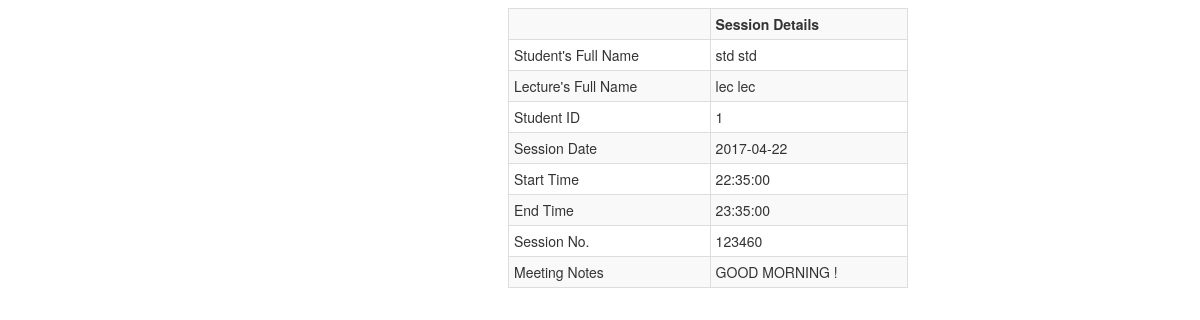
The app's page /lastStdSession.php (signed in) with its own data.
### tables this page shows
CREATE TABLE `sessions` (
  `StudentId` int(10) NOT NULL,
  `lecId` text NOT NULL,
  `sessionNo` int(11) NOT NULL,
  `sesDate` date NOT NULL,
  `startTime` time NOT NULL,
  `endTime` time NOT NULL,
  `meetingNotes` varchar(500) NOT NULL
);

### classes/DbConfig.php (called while the page is built, shortened)
<?php
class DbConfig
{
	private $_host = 'localhost';
	private $_username = 'root';
	private $_password = '';
	private $_database = 'quotations';
	protected $connection;
	public function __construct()
	{
		if (!isset($this->connection)) {
			$this->connection = new mysqli($this->_host, $this->_username, $this->_password, $this->_database);
		}
		return $this->connection;
	}
}
?>

### classes/Supervisee.php (called while the page is built, shortened)
<?php
include_once("classes/Crud.php");
class Supervisee extends Crud
{
	public function getLastSession($studentId)
	{
		$crud = new Crud();
		$query = "SELECT SES.*,CONCAT(std.fName,' ',std.lName) as Student_FullName,CONCAT(lec.fName,' ',lec.lName) as Lecture_FullName,std.access FROM sessions SES INNER JOIN LOGIN std ON SES.StudentId = std.empId INNER join login lec ON SES.lecId = lec.empId WHERE std.access = 'student' AND std.empId = $studentId ORDER BY SES.sessionNo DESC LIMIT 1";
    $result = $crud->getData($query);
		return $result;
	}
}
?>

### classes/Crud.php (called while the page is built, shortened)
<?php
include_once 'DbConfig.php';
class Crud extends DbConfig
{
	public function getData($query)
	{
		$result = $this->connection->query($query);
		$rows = array();
		while ($row = $result->fetch_assoc()) {
			$rows[] = $row;
		}
		return $rows;
	}
}
?>

### lastStdSession.php (the view, shortened to what this page needs)
<!DOCTYPE html>
<html lang="en">
<head>
<link rel="stylesheet" type="text/css" href="css/lastSession.css" />
<body>
<div class="container">
    <div class="" id="accordion">
		  <?php
      $studentId = $_SESSION['empId'];
      include_once("classes/Supervisee.php");
      $supervisee = new Supervisee();
      $result = $supervisee->getLastSession($studentId);
      echo'<div class="">';
      echo"<table class=' table-responsive table-bordered table-striped table-condensed ' width='400;'>";
      echo"<tr>
            <th></th>
            <th>Session Details</th>
           </tr>
           ";
      foreach ($result as $key => $res) {
        echo"<tr><td>Student's Full Name</td><td>".$res['Student_FullName']."</td></tr>";
        echo"<tr><td>Lecture's Full Name </td><td>".$res['Lecture_FullName']."</td></tr>";
        echo"<tr><td>Student ID </td><td>".$res['StudentId']."</td></tr>";
        echo"<tr><td>Session Date </td><td>".$res['sesDate']."</td></tr>";
        echo"<tr><td>Start Time </td><td>".$res['startTime']."</td></tr>";
        echo"<tr><td>End Time </td><td>".$res['endTime']."</td></tr>";
        echo"<tr><td>Session No. </td><td>".$res['sessionNo']."</td></tr>";
        echo"<tr><td>Meeting Notes </td><td>".$res['meetingNotes']."</td></tr>";
      }
      echo"</table>";
      echo "</div>";
		 ?>
	</div>
</div>
</body>

### css/lastSession.css (style rules this page uses)
* { box-sizing: border-box; }
html { margin-left: 500px; font-size: 10px; -webkit-tap-highlight-color: rgba(0, 0, 0, 0); }
body { font-family: "Helvetica Neue", Helvetica, Arial, sans-serif; font-size: 14px; line-height: 1.42857; color: rgb(51, 51, 51); background-color: rgb(255, 255, 255); }
table { border-spacing: 0px; border-collapse: collapse; }
td, th { padding: 0px; }
table { background-color: transparent; }
th { text-align: left; }
.table-condensed > tbody > tr > td, .table-condensed > tbody > tr > th, .table-condensed > tfoot > tr > td, .table-condensed > tfoot > tr > th, .table-condensed > thead > tr > td, .table-condensed > thead > tr > th { padding: 5px; }
.table-bordered { border: 1px solid rgb(221, 221, 221); }
.table-bordered > tbody > tr > td, .table-bordered > tbody > tr > th, .table-bordered > tfoot > tr > td, .table-bordered > tfoot > tr > th, .table-bordered > thead > tr > td, .table-bordered > thead > tr > th { border: 1px solid rgb(221, 221, 221); }
.table-striped > tbody > tr:nth-of-type(2n+1) { background-color: rgb(249, 249, 249); }

### records on screen
sessions: Student_FullName "std std", Lecture_FullName "lec lec", StudentId "1", sesDate "2017-04-22", startTime "22:35:00", endTime "23:35:00", sessionNo "123460", meetingNotes "GOOD MORNING !"
